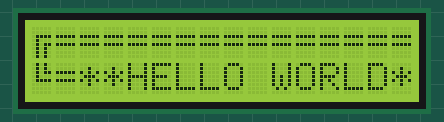
Bench run of a sketch on a simulated Arduino Uno, built with avr-gcc and run on an emulated ATmega328P. Parts: 16×2 character LCD.

Above: at 0.2 s.
At 0.8 s:
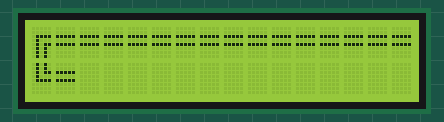

Measured:
- what the display in image 1 shows lasts 0.5 s, from 0.7 s to 1.2 s

The sketch:

prueba_final_lcd.ino
```cpp
#include <LiquidCrystal_I2C.h>

#include <Wire.h>
#include <LiquidCrystal_I2C.h>

/* Create some custom graphic characters to make a simple border */
uint8_t TopLeftCorner[]  = {0x00,0x00,0x0f,0x08,0x0b,0x0a,0x0a,0x0a};
uint8_t TopRightCorner[]  = {0x00,0x00,0x1e,0x02,0x1a,0x0a,0x0a,0x0a};
uint8_t BottomLeftCorner[]  = {0x0a,0x0a,0x0b,0x08,0x0f,0x00,0x00,0x00};
uint8_t BottomRightCorner[]  = {0x0a,0x0a,0x1a,0x02,0x1e,0x00,0x00,0x00};
uint8_t VerticalBar[]  = {0x0a,0x0a,0x0a,0x0a,0x0a,0x0a,0x0a};

/* Initialise the LiquidCrystal library. The default address is 0x27
   and this is a 20 x 4 line display */
LiquidCrystal_I2C lcd(0x27,16,2);


void setup()
{
  /* Initialise the LCD */
  lcd.init();
  /* Transfer the custom characters into the LCD's memory */
  lcd.createChar(0, TopLeftCorner);
  lcd.createChar(1, TopRightCorner);
  lcd.createChar(2, BottomLeftCorner);
  lcd.createChar(3, BottomRightCorner);
  lcd.createChar(4, VerticalBar);
}

/* Main program loop */
void loop()
{
  /* Make sure the backlight is turned on */
  lcd.backlight();

  /* Use the custom graphic characters to draw a border */
  lcd.setCursor(0, 0);
  lcd.write(0); //Write the top left graphic
  lcd.print("==================");
  lcd.write(1); //Write the top right graphic
  lcd.setCursor(0, 1);
  lcd.write(4); //Write the vertical bar graphic
  lcd.setCursor(0, 2);
  lcd.write(4); //Write the vertical bar graphic
  lcd.setCursor(19, 1);
  lcd.write(4); //Write the vertical bar graphic
  lcd.setCursor(19, 2);
  lcd.write(4); //Write the vertical bar graphic
  lcd.setCursor(0, 3);
  lcd.write(2); //Write the bottom left graphic
  lcd.print("==================");
  lcd.write(3); //Write the bottom right graphic

  /* Display some text inside the border */
  while (1)
  {
    lcd.setCursor(2,1);
    lcd.print("HOBBY COMPONENTS");
    lcd.setCursor(2,2);
    lcd.write("**HELLO WORLD**");
    delay(500);
    lcd.setCursor(2,1);
    lcd.print("                ");
    lcd.setCursor(2,2);
    lcd.print("               ");
    delay(500);
  }
}
```
